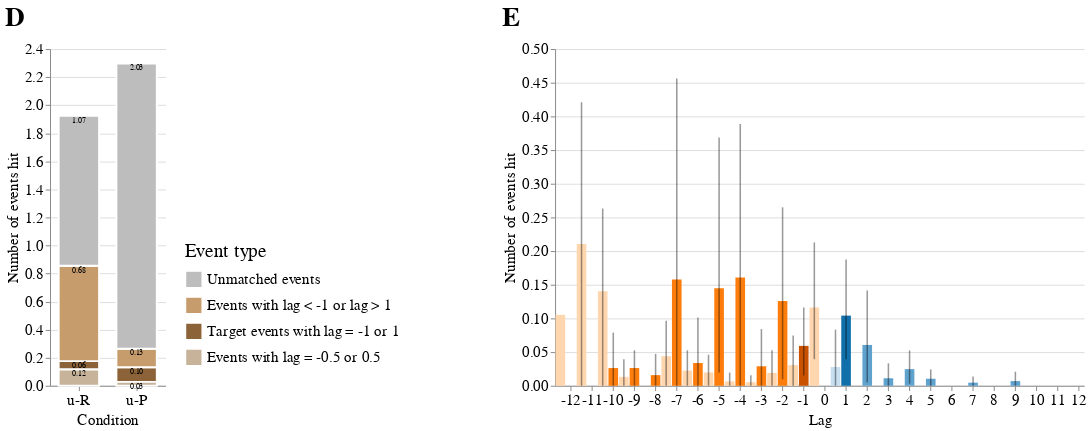

This figure's notebook cell:
### Code cell
((stack_bars2) | (bar + error_bar)
).configure_legend(
    titleFontWeight='normal',
    symbolSize=300,  
    titleFontSize=20,
    labelFontSize=16, 
    labelLimit=1000,
    titleLimit=1000,
    titlePadding=10,
    rowPadding=2
).configure_axis(
    titleFontWeight='normal',
    titleFontSize=16,
    labelFontSize=16,
).configure_view(
    strokeWidth=0
).configure_concat(
    spacing=350  # 350
).configure_title(
    fontSize=28,
    subtitleFontSize=20,
    anchor='start',
    offset=10
)

### Figure 1 — Vega-Lite specification as saved in the notebook (floating-point values rounded to 4 significant figures; data arrays with more than 128 entries replaced by an {"elided": "..."} marker saying what was removed)
{"config": {"view": {"continuousWidth": 400, "continuousHeight": 300, "strokeWidth": 0}, "axis": {"labelFontSize": 16, "titleFontSize": 16, "titleFontWeight": "normal"}, "concat": {"spacing": 350}, "legend": {"labelFontSize": 16, "labelLimit": 1000, "rowPadding": 2, "symbolSize": 300, "titleFontSize": 20, "titleFontWeight": "normal", "titleLimit": 1000, "titlePadding": 10}, "title": {"anchor": "start", "fontSize": 28, "offset": 10, "subtitleFontSize": 20}}, "hconcat": [{"layer": [{"mark": {"type": "bar", "size": 42, "stroke": "white", "strokeWidth": 2}, "encoding": {"color": {"field": "e_cond_long", "legend": {"legendX": 140, "legendY": 200, "orient": "none", "title": "Event type"}, "scale": {"domain": ["Unmatched events", "Events with lag < -1 or lag > 1", "Target events with lag = -1 or 1", "Events with lag = -0.5 or 0.5"], "range": ["#bdbdbd", "#C69C6D", "#8C6238", "#C7B39A"]}, "type": "nominal"}, "order": {"field": "sort", "type": "quantitative"}, "x": {"axis": {"labelAngle": 0, "labelFontWeight": "normal", "title": "Condition", "titleFontWeight": "normal"}, "field": "cond_short", "sort": ["u-R", "u-P", "c-R", "c-P"], "type": "nominal"}, "y": {"axis": {"title": "Number of events hit", "titleFontWeight": "normal"}, "field": "scenes", "type": "quantitative"}}, "height": 350, "title": "D", "transform": [{"filter": {"field": "condition", "oneOf": ["r0", "p0"]}}], "width": 120}, {"mark": {"type": "text", "color": "black", "dx": 0, "dy": 5, "fontSize": 8}, "encoding": {"detail": {"field": "e_cond_long", "type": "nominal"}, "order": {"field": "sort", "type": "quantitative"}, "text": {"field": "scenes", "format": ".2f", "type": "quantitative"}, "x": {"field": "cond_short", "sort": ["u-R", "u-P", "c-R", "c-P"], "type": "nominal"}, "y": {"field": "scenes", "stack": "zero", "type": "quantitative"}}, "transform": [{"filter": {"field": "condition", "oneOf": ["r0", "p0"]}}]}], "data": {"name": "data-dc8f4920a8f6e0e1b9f84d5a6c834ca9"}}, {"layer": [{"mark": {"type": "bar", "size": 10}, "encoding": {"color": {"field": "color", "scale": null, "type": "nominal"}, "x": {"axis": {"labelAngle": 0, "title": "Lag", "values": [-12, -11, -10, -9, -8, -7, -6, -5, -4, -3, -2, -1, 0, 1, 2, 3, 4, 5, 6, 7, 8, 9, 10, 11, 12]}, "field": "other_refer_step_base", "type": "ordinal"}, "y": {"aggregate": "mean", "axis": {"title": ["Number of events hit"]}, "field": "refer_seg_num_e", "type": "quantitative"}}, "height": 350, "title": {"text": ["E"]}, "width": 550}, {"mark": {"type": "rule", "color": "black", "opacity": 0.4, "size": 1.6}, "encoding": {"x": {"axis": {"labelAngle": 0, "title": "Lag", "values": [-12, -11, -10, -9, -8, -7, -6, -5, -4, -3, -2, -1, 0, 1, 2, 3, 4, 5, 6, 7, 8, 9, 10, 11, 12]}, "field": "other_refer_step_base", "type": "ordinal"}, "y": {"aggregate": "ci0", "field": "refer_seg_num_e", "type": "quantitative"}, "y2": {"aggregate": "ci1", "field": "refer_seg_num_e"}}, "height": 350, "title": {"text": ["E"]}, "width": 550}], "data": {"name": "data-b9a76f50cb2588ad9553961faf3029d9"}}], "$schema": "https://vega.github.io/schema/vega-lite/v4.17.0.json", "datasets": {"data-dc8f4920a8f6e0e1b9f84d5a6c834ca9": [{"condition": "p", "e_cond": "e_target", "scenes": 0.4034, "sort": 2, "cond_short": "c-P", "e_cond_long": "Target events with lag = -1 or 1"}, {"condition": "p0", "e_cond": "e_target", "scenes": 0.1042, "sort": 2, "cond_short": "u-P", "e_cond_long": "Target events with lag = -1 or 1"}, {"condition": "r", "e_cond": "e_target", "scenes": 0.5913, "sort": 2, "cond_short": "c-R", "e_cond_long": "Target events with lag = -1 or 1"}, {"condition": "r0", "e_cond": "e_target", "scenes": 0.05921, "sort": 2, "cond_short": "u-R", "e_cond_long": "Target events with lag = -1 or 1"}, {"condition": "p", "e_cond": "e_gap", "scenes": 0.05324, "sort": 1, "cond_short": "c-P", "e_cond_long": "Events with lag = -0.5 or 0.5"}, {"condition": "p0", "e_cond": "e_gap", "scenes": 0.02778, "sort": 1, "cond_short": "u-P", "e_cond_long": "Events with lag = -0.5 or 0.5"}, {"condition": "r", "e_cond": "e_gap", "scenes": 0.04605, "sort": 1, "cond_short": "c-R", "e_cond_long": "Events with lag = -0.5 or 0.5"}, {"condition": "r0", "e_cond": "e_gap", "scenes": 0.1162, "sort": 1, "cond_short": "u-R", "e_cond_long": "Events with lag = -0.5 or 0.5"}, {"condition": "p", "e_cond": "e_ahead", "scenes": 0.1597, "sort": 3, "cond_short": "c-P", "e_cond_long": "Events with lag < -1 or lag > 1"}, {"condition": "p0", "e_cond": "e_ahead", "scenes": 0.1319, "sort": 3, "cond_short": "u-P", "e_cond_long": "Events with lag < -1 or lag > 1"}, {"condition": "r", "e_cond": "e_ahead", "scenes": 0.206, "sort": 3, "cond_short": "c-R", "e_cond_long": "Events with lag < -1 or lag > 1"}, {"condition": "r0", "e_cond": "e_ahead", "scenes": 0.6794, "sort": 3, "cond_short": "u-R", "e_cond_long": "Events with lag < -1 or lag > 1"}, {"condition": "p", "e_cond": "e_unmatch", "scenes": 1.954, "sort": 4, "cond_short": "c-P", "e_cond_long": "Unmatched events"}, {"condition": "p0", "e_cond": "e_unmatch", "scenes": 2.032, "sort": 4, "cond_short": "u-P", "e_cond_long": "Unmatched events"}, {"condition": "r", "e_cond": "e_unmatch", "scenes": 1.348, "sort": 4, "cond_short": "c-R", "e_cond_long": "Unmatched events"}, {"condition": "r0", "e_cond": "e_unmatch", "scenes": 1.069, "sort": 4, "cond_short": "u-R", "e_cond_long": "Unmatched events"}], "data-b9a76f50cb2588ad9553961faf3029d9": {"elided": "348 records"}}}
